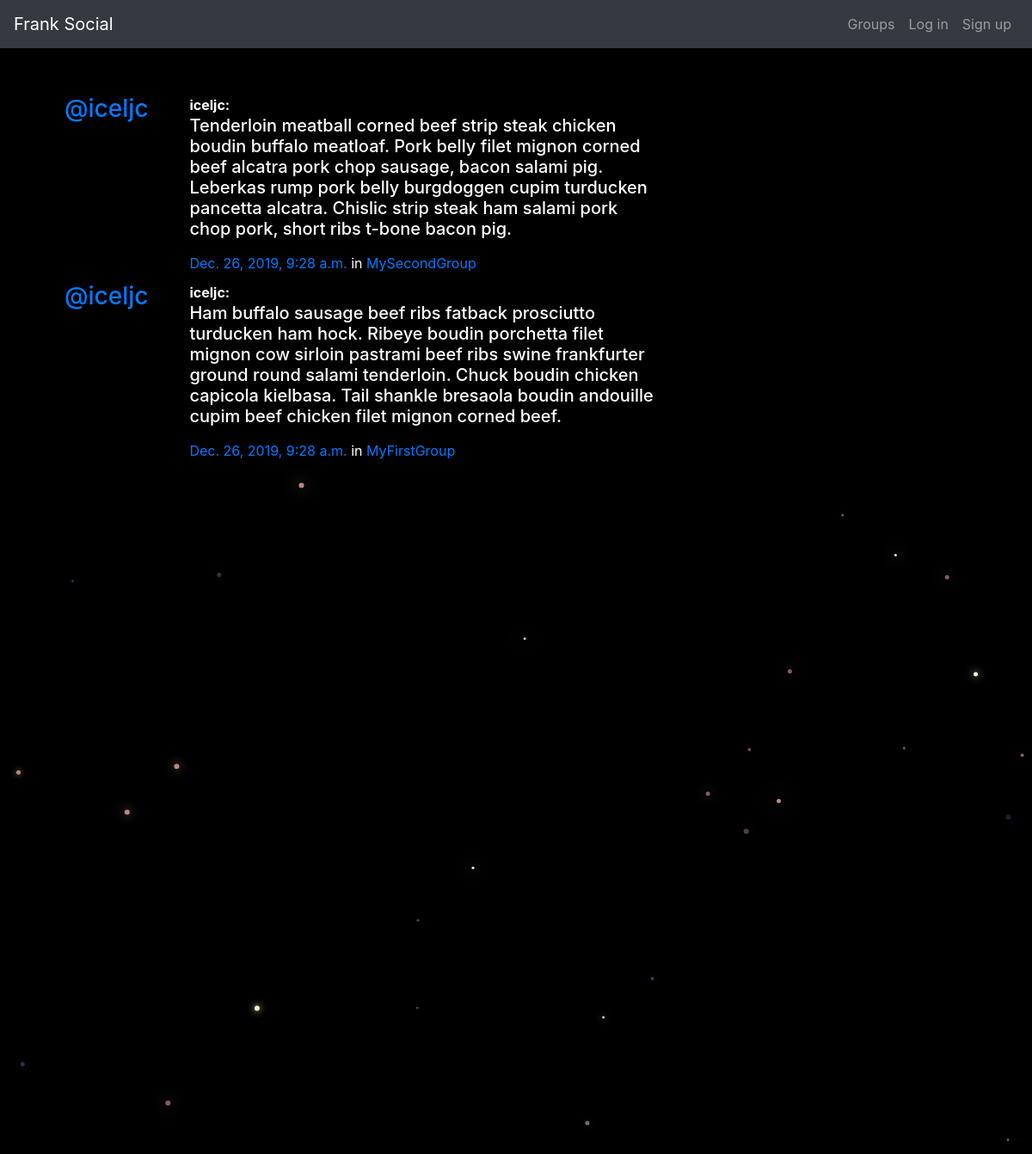
/posts/, run on the app's committed database.
### posts/models.py (models this page shows, shortened)
class Post(models.Model):
	user = models.ForeignKey(User, related_name="posts", on_delete=models.CASCADE)
	created_at = models.DateTimeField(auto_now=True)
	message = models.TextField()
	message_html = models.TextField(editable=False)
	group = models.ForeignKey(Group, related_name="posts", null=True, blank=True, on_delete=models.CASCADE)
	class Meta:
		ordering = ["-created_at"]
		unique_together = ["user", "message"]

### groups/models.py (models this page shows, shortened)
class Group(models.Model):
	name = models.CharField(max_length=256, unique=True)
	slug = models.SlugField(allow_unicode=True, unique=True)
	description = models.TextField(blank=True, default='')
	description_html = models.TextField(editable=False, default='', blank=True)
	members = models.ManyToManyField(User,through="GroupMember")
	class Meta:
		ordering = ["name"]

### posts/views.py (the view)
# urls.py: path('', views.PostList.as_view(), name="all"),
class PostList(SelectRelatedMixin, generic.ListView):
	context_object_name = 'post_list'
	model = models.Post
	select_related = ("user", "group")
	template_name = 'posts/post_list.html'

### posts/templates/posts/post_list.html (shortened to what this page needs)
{% extends "posts/post_base.html" %}
{% block post_content %}
<div class="col-md-8">
	{% for post in post_list %}
  		{% include "posts/_post.html" %}
	{% endfor %}
</div>
{% endblock %}

### posts/templates/posts/_post.html (shortened to what this page needs)
<div class="media">
	<h3 class="mr-5" style="margin-top:10px;"><a href="{% url 'posts:for_user' username=post.user.username %}">@{{ post.user.username }}</a></h3>
	<div class="media-body" style="margin-top: 10px;">
		<strong>{{ post.user.username }}:</strong>
		<h5>{{ post.message_html|safe }}</h5>
			<time class="time"><a href="{% url 'posts:single' username=post.user.username pk=post.pk %}">{{ post.created_at }}</a></time>
			{% if post.group %}
			<span class="group-name">in <a href="#">{{ post.group.name }}</a></span>
			{% endif %}
	</div>
</div>

### static/socialnet/css/master.css (style rules this page uses)
body { margin: 0; background-color: black; color:white; }

### data on the page
Post: user.username "iceljc", message_html "Tenderloin meatball corned beef strip steak chicken boudin buffalo meatloaf. Pork belly filet mignon corned beef alcatra pork chop sausage, bacon salami pig. Leberkas rump pork belly burgdoggen cupim turducken pancetta alcatra. Chislic strip steak ham salami pork chop pork, short ribs t-bone bacon pig.", created_at "Dec. 26, 2019, 9:28 a.m.", group.name "MySecondGroup"
Post: user.username "iceljc", message_html "Ham buffalo sausage beef ribs fatback prosciutto turducken ham hock. Ribeye boudin porchetta filet mignon cow sirloin pastrami beef ribs swine frankfurter ground round salami tenderloin. Chuck boudin chicken capicola kielbasa. Tail shankle bresaola boudin andouille cupim beef chicken filet mignon corned beef.", created_at "Dec. 26, 2019, 9:28 a.m.", group.name "MyFirstGroup"
